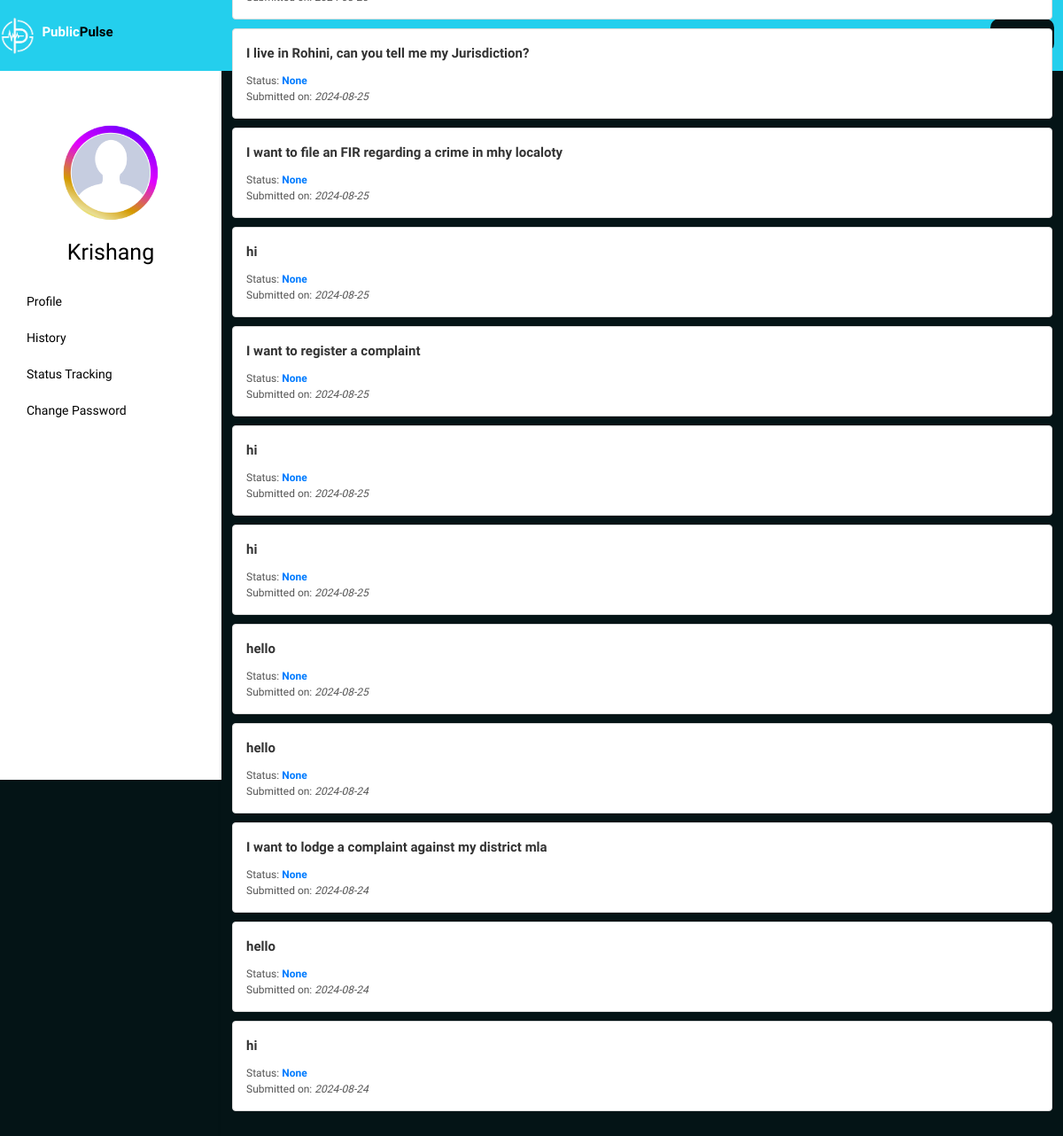
Screenshot of /chatbot/status_tracking (signed in) with the database file from the repository.
### chatbot/models.py (models this page shows, shortened)
class Chat(models.Model):
    STATUS_CHOICES=(
        ('new', 'New'),
        ('resolved', 'Resolved'),
        ('pending', 'Pending'),
    )
    CATEGORY_CHOICES=[
        ('Transport', 'Transport'),
        ('Education', 'Education'),
        ('Security', 'Security'),
        ('Public Service', 'Public Service'),
        ('Sanitation', 'Sanitation'),
        ('Environment', 'Environment'),
        ('Health', 'Health'),
        ('Services', 'Services'),
        ('Housing', 'Housing'),
        ('Infractructure', 'Infractructure'),
        ('Jobs', 'Jobs'),
        ('Sports', 'Sports')
    ]
    user=models.ForeignKey(User, on_delete=models.CASCADE)
    message=models.TextField()
    category=models.CharField(max_length=100, choices=CATEGORY_CHOICES)
    response=models.TextField(default="I am sorry. I dont understand your question")
    created_at=models.DateTimeField(auto_now_add=True)
    status=models.CharField(max_length=10, choices=STATUS_CHOICES, null=True, blank=True )
    resolved_at = models.DateTimeField(null=True, blank=True)
    sentiment_score = models.FloatField(null=True, blank=True)
    classification=models.CharField(max_length=100, blank=True, null=True)

### chatbot/views.py (the view)
# urls.py: path('status_tracking', views.status_tracking, name='status_tracking'),
def status_tracking(request):
    complaints = Chat.objects.filter(user=request.user).order_by('-created_at')
    return render(request, 'user/status_tracking.html', {'complaints': complaints})

### templates/user/status_tracking.html (shortened to what this page needs)
{% extends 'base.html' %}
{% block content %}
{% load static %}
<link rel="stylesheet" type="text/css" href="{% static 'profile.css' %}">
<div class="header">
    <div class="logo">
        <img src="{% static 'Images/publicpulselogo.png' %}"/>
        <a href="/">
            <h4>Public<span>Pulse</span></h4>
        </a>
    </div>
    <a href="logout" class="logout-link">Logout </a>
</div>
<div class="user-status">
    <div class="profile">
        <div class="sidebar">
            <div class="profile-picture">
                {% if user.is_authenticated %}
                <img src="{% static 'Images/placeholder.jpg' %}" alt="user">
                <h4>{{user.username}}</h4>
                {%endif%}
            </div>
            <a href="user_profile">Profile</a>
            <a href="chat_history">History</a>
            <a href="">Status Tracking</a>
            <a href="change-password">Change Password</a>
        </div>
    </div>
    <div class="tracking container">
        {% if complaints %}
            <ul class="complaints-list">
                {% for complaint in complaints %}
                    <li class="complaint-item">
                        <div class="complaint-message">
                            <strong>{{ complaint.message }}</strong>
                        </div>
                        <div class="complaint-details">
                            Status: <span class="complaint-status">{{ complaint.status }}</span><br>
                            Submitted on: <span class="complaint-date">{{ complaint.created_at|date:"Y-m-d" }}</span>
                        </div>
                    </li>
                {% endfor %}
            </ul>
        {% else %}
            <p>You have not submitted any complaints.</p>
        {% endif %}
    </div>
</div>
{% endblock %}

### static/styles.css (style rules this page uses)
* { margin: 0; }
body, html { background-color: #041416 !important; font-family: "Inknut Antiqua" !important; }
.logo { width: 100px; height: 100px; }
.logout-link { color: black; background-color: #24CFED; padding: 5px; border-radius: 10px; font-size: 12px; text-decoration: none; }

### static/profile.css (style rules this page uses)
* { margin: 0; padding: 0; box-sizing: border-box; }
body, html { background-color: #041416 !important; font-family: "Inknut Antiqua" !important; }
.header { background-color: #24CFED; color: #ffffff; width: 100%; height: 80px; padding: 0; margin: 0; display: flex; justify-content: space-between; align-items: center; }
.header .logout-link { background-color: #041416; text-align: center; margin-right: 10px; color: white; padding: 10px; }
.logo { display: flex; justify-content: center; align-items: center; width: 10%; height: 80px; }
img { width: 55px; height: 55px; }
.logo h4 { font-size: 15px; font-weight: bold; }
.logo span { color: black; }
.logo a { text-decoration: none; color: white; }
.profile { display: flex; }
.sidebar { width: 250px; background-color: white; color: black; height: 100vh; padding: 20px; }
.sidebar a { color: black; text-decoration: none; display: block; padding: 10px; font-size: 14px; }
.profile-picture { text-align: center; margin-top: 20px; margin-bottom: 20px; }
.profile-picture img { width: 150px; height: 150px; }
.profile-picture h4 { font-size: 25px; }
.user-status { display: flex; justify-content: center; }
.tracking { max-width: 300px; margin: auto; padding: 20px; border-radius: 8px; flex-grow: 1; box-shadow: 0 2px 4px rgba(0, 0, 0, 0.1); }
.tracking .complaints-list { list-style-type: none; padding: 0; }
.tracking .complaint-item { background-color: #ffffff; border: 1px solid #ddd; border-radius: 4px; padding: 15px; margin-bottom: 10px; }
.tracking .complaint-message strong { color: #333; font-size:15px; }
.tracking .complaint-details { color: #555; margin-top: 10px; font-size: 12px; }
.tracking .complaint-status { font-weight: bold; color: #007bff; }
.tracking .complaint-date { font-style: italic; }

### rows the page displays
Chat: message "I live in Rohini, can you tell me my Jurisdiction?", status "None", created_at "2024-08-25"
Chat: message "I want to file an FIR regarding a crime in mhy localoty", status "None", created_at "2024-08-25"
Chat: message "hi", status "None", created_at "2024-08-25"
Chat: message "I want to register a complaint", status "None", created_at "2024-08-25"
Chat: message "hi", status "None", created_at "2024-08-25"
Chat: message "hi", status "None", created_at "2024-08-25"
Chat: message "hello", status "None", created_at "2024-08-25"
Chat: message "hello", status "None", created_at "2024-08-24"
Chat: message "I want to lodge a complaint against my district mla", status "None", created_at "2024-08-24"
Chat: message "hello", status "None", created_at "2024-08-24"
Chat: message "hi", status "None", created_at "2024-08-24"

### other values shown
{{ user.username }} "Krishang"
